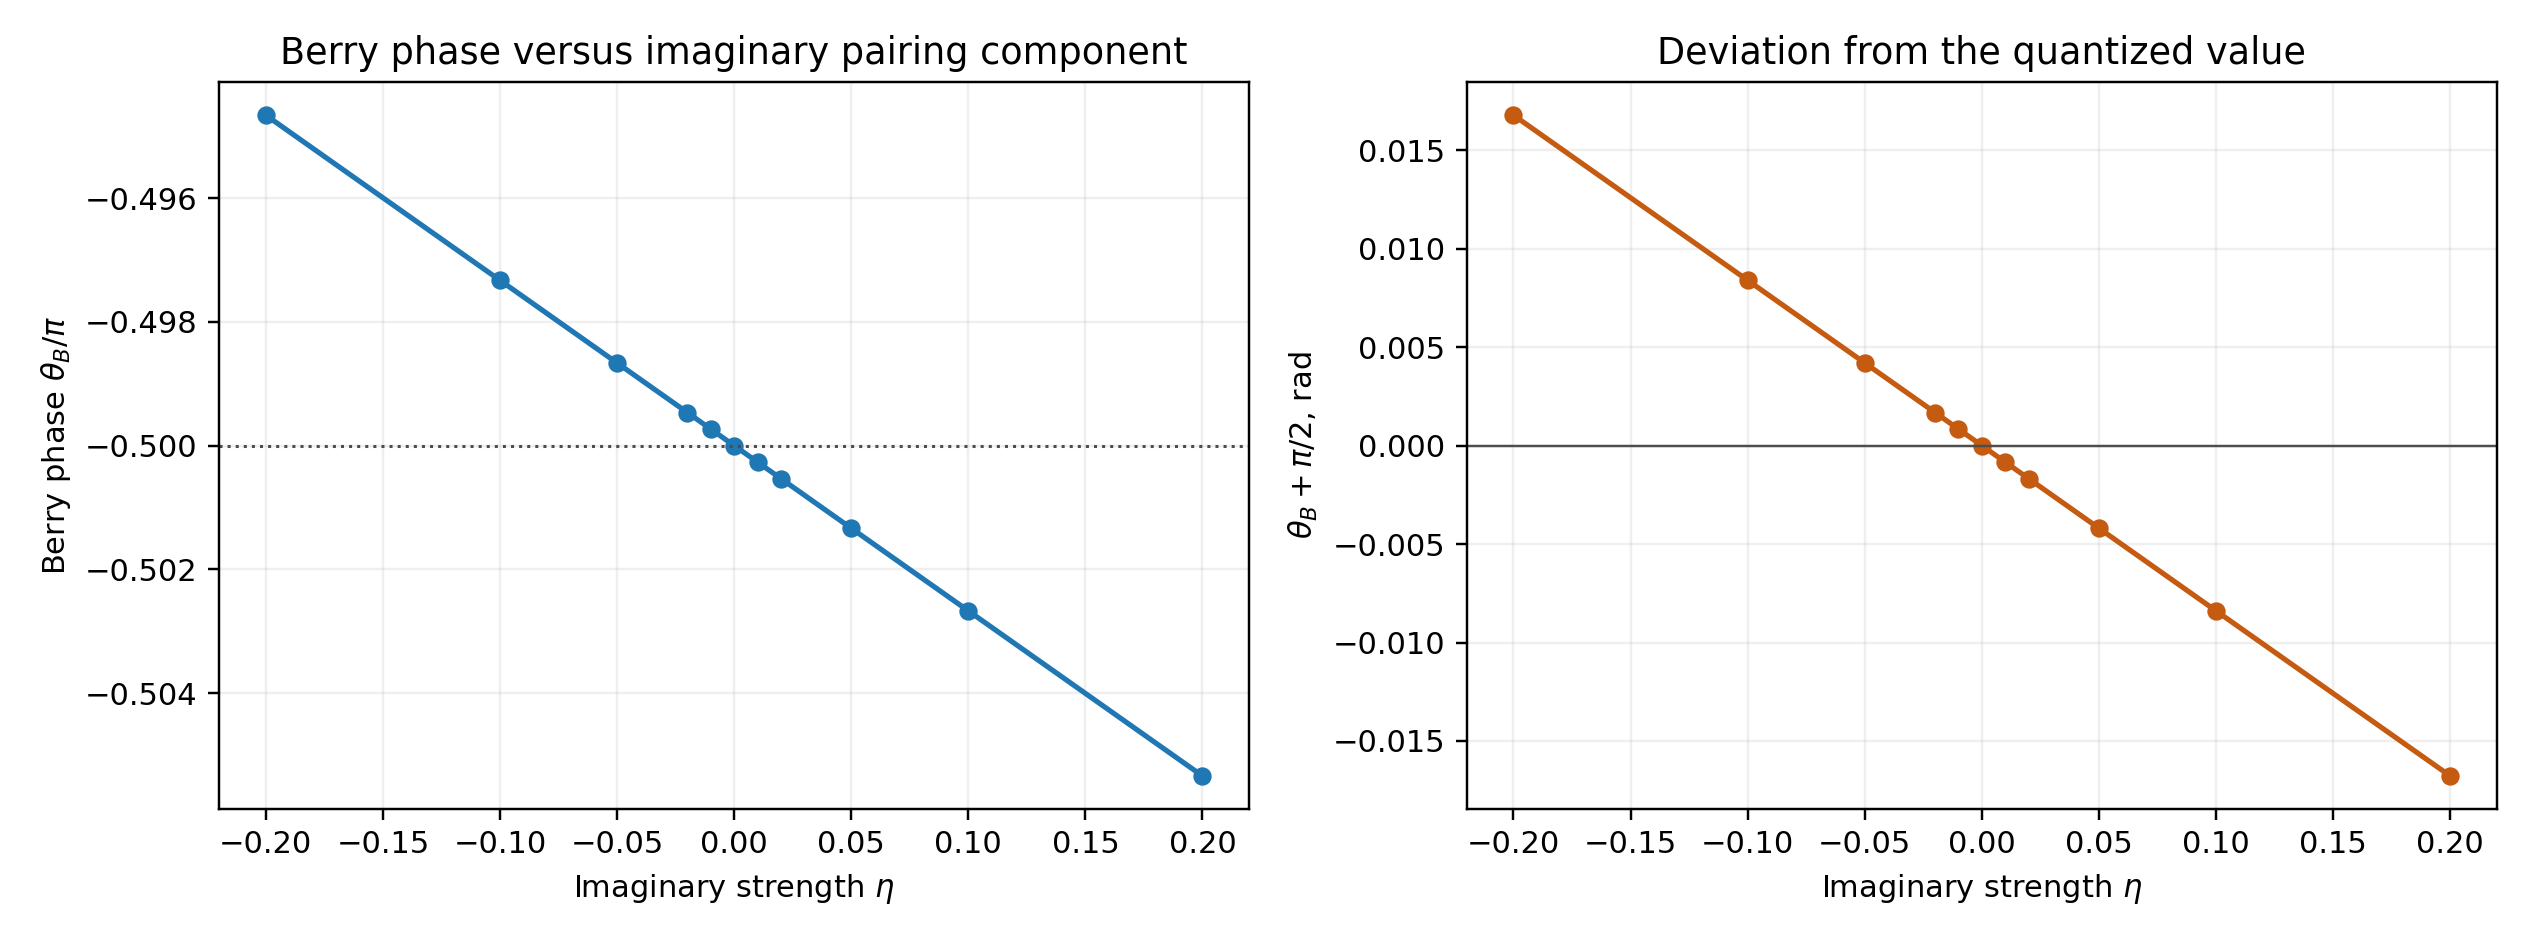

Source code (Python):
"""Berry phase for s_linear(phi) + i*eta*sin(phi) seam pairing."""

import json
import math
from pathlib import Path
import sys

import matplotlib
matplotlib.use("Agg")
import matplotlib.pyplot as plt
import numpy as np

ROOT = Path(__file__).resolve().parents[1]
sys.path.insert(0, str(ROOT / "exact_gutzwiller"))
from complex_twist_berry_convergence import PARAMETERS, twist_loop
from gaussian_overlap import normalized_gaussian_overlap
from model import TwoOrbitalModel, gaussian_bcs_state


REFERENCE_MASK = 0xAAC8DA33


def compute(eta, steps_per_leg):
    model = TwoOrbitalModel(4, 4, PARAMETERS)
    points = twist_loop(steps_per_leg)
    states = [
        gaussian_bcs_state(
            model.bdg_hamiltonian(
                *point, pairing_twist="linear", pairing_imag=eta,
            ),
            reference_mask=REFERENCE_MASK,
        )
        for point in points
    ]
    overlaps = [
        normalized_gaussian_overlap(state.z, states[(index + 1) % len(states)].z)
        for index, state in enumerate(states)
    ]
    link_phases = np.angle(overlaps)
    leg_phases = [
        math.fsum(link_phases[leg * steps_per_leg:(leg + 1) * steps_per_leg])
        for leg in range(4)
    ]
    total = math.fsum(leg_phases)
    closure = np.max(np.abs(
        model.bdg_hamiltonian(
            2.0 * np.pi, 2.0 * np.pi, pairing_twist="linear", pairing_imag=eta,
        )
        - model.bdg_hamiltonian(0.0, 0.0, pairing_twist="linear", pairing_imag=eta)
    ))
    return {
        "eta": eta,
        "steps_per_leg": steps_per_leg,
        "leg_phases_radians": leg_phases,
        "berry_phase_radians": total,
        "berry_phase_over_pi": total / np.pi,
        "deviation_from_minus_pi_over_2": total + np.pi / 2.0,
        "minimum_link_magnitude": float(np.min(np.abs(overlaps))),
        "minimum_bdg_gap": float(min(state.gap for state in states)),
        "maximum_reference_condition": float(max(s.reference_condition for s in states)),
        "hamiltonian_closure_error": float(closure),
    }


def main():
    etas = [-0.2, -0.1, -0.05, -0.02, -0.01, 0.0, 0.01, 0.02, 0.05, 0.1, 0.2]
    sweep = []
    for eta in etas:
        result = compute(eta, 128)
        sweep.append(result)
        print(
            f"eta={eta:+.2f}: theta={result['berry_phase_radians']:+.12f}, "
            f"theta/pi={result['berry_phase_over_pi']:+.12f}, "
            f"delta={result['deviation_from_minus_pi_over_2']:+.9e}, "
            f"gap={result['minimum_bdg_gap']:.9f}",
            flush=True,
        )

    convergence = []
    for eta in (-0.1, 0.1):
        for steps in (16, 32, 64, 128, 256):
            result = compute(eta, steps)
            convergence.append(result)
            print(
                f"convergence eta={eta:+.1f} M={steps:3d}: "
                f"theta={result['berry_phase_radians']:+.12f}, "
                f"delta={result['deviation_from_minus_pi_over_2']:+.9e}",
                flush=True,
            )

    small = [r for r in sweep if abs(r["eta"]) <= 0.05]
    cubic_fit = np.polyfit(
        [r["eta"] for r in small],
        [r["deviation_from_minus_pi_over_2"] for r in small],
        3,
    )
    print("Cubic fit for delta(eta), |eta|<=0.05:", cubic_fit)

    output = Path(__file__).resolve().with_suffix(".json")
    output.write_text(json.dumps({
        "parameters": vars(PARAMETERS),
        "pairing_scale": "s_linear(phi) + i*eta*sin(phi)",
        "reference_mask": REFERENCE_MASK,
        "cubic_fit_delta_for_small_eta_descending_powers": cubic_fit.tolist(),
        "sweep_m128": sweep,
        "mesh_convergence": convergence,
    }, indent=2) + "\n")

    fig, axes = plt.subplots(1, 2, figsize=(11.5, 4.3))
    axes[0].plot(etas, [r["berry_phase_over_pi"] for r in sweep], "o-", lw=1.7, ms=5)
    axes[0].axhline(-0.5, color="0.3", ls=":", lw=1.0)
    axes[0].set(xlabel=r"Imaginary strength $\eta$", ylabel=r"Berry phase $\theta_B/\pi$")
    axes[0].grid(alpha=0.2)
    axes[0].set_title("Berry phase versus imaginary pairing component")

    axes[1].plot(etas, [r["deviation_from_minus_pi_over_2"] for r in sweep], "o-", color="#c55a11", lw=1.7, ms=5)
    axes[1].axhline(0.0, color="0.3", lw=0.8)
    axes[1].set(xlabel=r"Imaginary strength $\eta$", ylabel=r"$\theta_B+\pi/2$, rad")
    axes[1].grid(alpha=0.2)
    axes[1].set_title("Deviation from the quantized value")
    fig.tight_layout()
    figure_path = Path(__file__).resolve().with_suffix(".png")
    fig.savefig(figure_path, dpi=220)
    plt.close(fig)
    print(f"Saved {output}")
    print(f"Saved {figure_path}")


if __name__ == "__main__":
    main()
